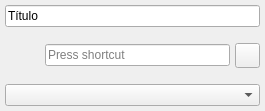
<?xml version="1.0" encoding="UTF-8"?>
<ui version="4.0">
 <class>CartWallItem</class>
 <widget class="QWidget" name="CartWallItem">
  <property name="geometry">
   <rect>
    <x>0</x>
    <y>0</y>
    <width>265</width>
    <height>111</height>
   </rect>
  </property>
  <property name="sizePolicy">
   <sizepolicy hsizetype="Expanding" vsizetype="Maximum">
    <horstretch>0</horstretch>
    <verstretch>0</verstretch>
   </sizepolicy>
  </property>
  <property name="maximumSize">
   <size>
    <width>16777215</width>
    <height>115</height>
   </size>
  </property>
  <property name="windowTitle">
   <string>Form</string>
  </property>
  <layout class="QVBoxLayout" name="verticalLayout">
   <property name="spacing">
    <number>5</number>
   </property>
   <property name="leftMargin">
    <number>5</number>
   </property>
   <property name="topMargin">
    <number>5</number>
   </property>
   <property name="rightMargin">
    <number>5</number>
   </property>
   <property name="bottomMargin">
    <number>5</number>
   </property>
   <item>
    <widget class="QLineEdit" name="lineEdit">
     <property name="toolTip">
      <string>&lt;html&gt;&lt;head/&gt;&lt;body&gt;&lt;p&gt;Título&lt;/p&gt;&lt;/body&gt;&lt;/html&gt;</string>
     </property>
     <property name="text">
      <string>Título</string>
     </property>
     <property name="placeholderText">
      <string>Título</string>
     </property>
    </widget>
   </item>
   <item>
    <widget class="QWidget" name="widget" native="true">
     <property name="sizePolicy">
      <sizepolicy hsizetype="Preferred" vsizetype="Expanding">
       <horstretch>0</horstretch>
       <verstretch>0</verstretch>
      </sizepolicy>
     </property>
     <layout class="QHBoxLayout" name="horizontalLayout">
      <property name="spacing">
       <number>5</number>
      </property>
      <property name="leftMargin">
       <number>0</number>
      </property>
      <property name="topMargin">
       <number>0</number>
      </property>
      <property name="rightMargin">
       <number>0</number>
      </property>
      <property name="bottomMargin">
       <number>0</number>
      </property>
      <item>
       <widget class="QLabel" name="label_2">
        <property name="sizePolicy">
         <sizepolicy hsizetype="Fixed" vsizetype="Fixed">
          <horstretch>0</horstretch>
          <verstretch>0</verstretch>
         </sizepolicy>
        </property>
        <property name="minimumSize">
         <size>
          <width>35</width>
          <height>35</height>
         </size>
        </property>
        <property name="maximumSize">
         <size>
          <width>35</width>
          <height>35</height>
         </size>
        </property>
        <property name="text">
         <string/>
        </property>
        <property name="pixmap">
         <pixmap resource="../../resources/flow.qrc">:/images/icons/playicon.png</pixmap>
        </property>
        <property name="scaledContents">
         <bool>true</bool>
        </property>
        <property name="alignment">
         <set>Qt::AlignmentFlag::AlignCenter</set>
        </property>
        <property name="wordWrap">
         <bool>false</bool>
        </property>
       </widget>
      </item>
      <item>
       <widget class="QKeySequenceEdit" name="keySequenceEdit">
        <property name="toolTip">
         <string>&lt;html&gt;&lt;head/&gt;&lt;body&gt;&lt;p&gt;Selecionar um atalho de teclado&lt;/p&gt;&lt;/body&gt;&lt;/html&gt;</string>
        </property>
        <property name="maximumSequenceLength">
         <longLong>2</longLong>
        </property>
       </widget>
      </item>
      <item>
       <widget class="QPushButton" name="pushButton">
        <property name="sizePolicy">
         <sizepolicy hsizetype="Fixed" vsizetype="Fixed">
          <horstretch>0</horstretch>
          <verstretch>0</verstretch>
         </sizepolicy>
        </property>
        <property name="minimumSize">
         <size>
          <width>25</width>
          <height>25</height>
         </size>
        </property>
        <property name="maximumSize">
         <size>
          <width>25</width>
          <height>25</height>
         </size>
        </property>
        <property name="toolTip">
         <string>&lt;html&gt;&lt;head/&gt;&lt;body&gt;&lt;p&gt;Repetir&lt;/p&gt;&lt;/body&gt;&lt;/html&gt;</string>
        </property>
        <property name="text">
         <string/>
        </property>
        <property name="icon">
         <iconset resource="../../resources/flow.qrc">
          <normaloff>:/images/icons/repeat.svg</normaloff>:/images/icons/repeat.svg</iconset>
        </property>
       </widget>
      </item>
     </layout>
    </widget>
   </item>
   <item>
    <widget class="QComboBox" name="comboBox">
     <property name="sizePolicy">
      <sizepolicy hsizetype="Expanding" vsizetype="Fixed">
       <horstretch>0</horstretch>
       <verstretch>0</verstretch>
      </sizepolicy>
     </property>
     <property name="toolTip">
      <string>&lt;html&gt;&lt;head/&gt;&lt;body&gt;&lt;p&gt;Selecionar dispositivo de saída de áudio&lt;/p&gt;&lt;/body&gt;&lt;/html&gt;</string>
     </property>
     <property name="currentText">
      <string/>
     </property>
     <property name="sizeAdjustPolicy">
      <enum>QComboBox::SizeAdjustPolicy::AdjustToContentsOnFirstShow</enum>
     </property>
     <property name="placeholderText">
      <string>Dispositivo de saída</string>
     </property>
     <property name="frame">
      <bool>true</bool>
     </property>
    </widget>
   </item>
  </layout>
 </widget>
 <resources>
  <include location="../../resources/flow.qrc"/>
 </resources>
 <connections/>
</ui>
